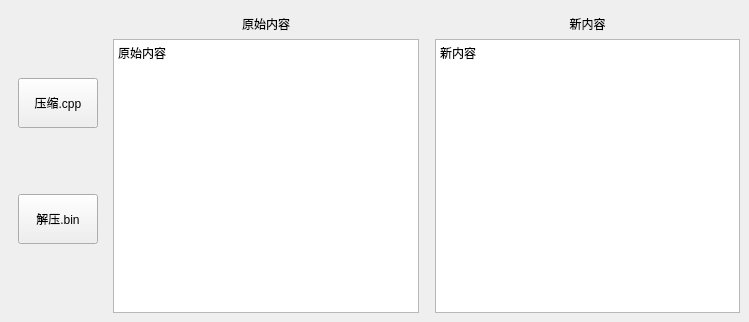
<?xml version="1.0" encoding="UTF-8"?>
<ui version="4.0">
 <class>MainWindow</class>
 <widget class="QMainWindow" name="MainWindow">
  <property name="geometry">
   <rect>
    <x>0</x>
    <y>0</y>
    <width>749</width>
    <height>322</height>
   </rect>
  </property>
  <property name="minimumSize">
   <size>
    <width>150</width>
    <height>0</height>
   </size>
  </property>
  <property name="windowTitle">
   <string>MainWindow</string>
  </property>
  <widget class="QWidget" name="centralwidget">
   <layout class="QHBoxLayout" name="horizontalLayout_2">
    <item>
     <widget class="QWidget" name="widget" native="true">
      <layout class="QVBoxLayout" name="verticalLayout">
       <item>
        <widget class="QPushButton" name="compressBtn">
         <property name="maximumSize">
          <size>
           <width>9999</width>
           <height>50</height>
          </size>
         </property>
         <property name="text">
          <string>压缩.cpp</string>
         </property>
        </widget>
       </item>
       <item>
        <widget class="QPushButton" name="decompressBtn">
         <property name="minimumSize">
          <size>
           <width>0</width>
           <height>20</height>
          </size>
         </property>
         <property name="maximumSize">
          <size>
           <width>9999</width>
           <height>50</height>
          </size>
         </property>
         <property name="text">
          <string>解压.bin</string>
         </property>
         <property name="iconSize">
          <size>
           <width>20</width>
           <height>20</height>
          </size>
         </property>
        </widget>
       </item>
      </layout>
     </widget>
    </item>
    <item>
     <widget class="QWidget" name="widget_2" native="true">
      <layout class="QVBoxLayout" name="verticalLayout_2">
       <property name="spacing">
        <number>0</number>
       </property>
       <property name="leftMargin">
        <number>0</number>
       </property>
       <property name="topMargin">
        <number>0</number>
       </property>
       <property name="rightMargin">
        <number>0</number>
       </property>
       <property name="bottomMargin">
        <number>0</number>
       </property>
       <item>
        <widget class="QLabel" name="label">
         <property name="minimumSize">
          <size>
           <width>0</width>
           <height>0</height>
          </size>
         </property>
         <property name="maximumSize">
          <size>
           <width>16777215</width>
           <height>30</height>
          </size>
         </property>
         <property name="text">
          <string>原始内容</string>
         </property>
         <property name="alignment">
          <set>Qt::AlignCenter</set>
         </property>
        </widget>
       </item>
       <item>
        <widget class="QTextBrowser" name="label1">
         <property name="sizePolicy">
          <sizepolicy hsizetype="Expanding" vsizetype="Minimum">
           <horstretch>0</horstretch>
           <verstretch>0</verstretch>
          </sizepolicy>
         </property>
         <property name="minimumSize">
          <size>
           <width>150</width>
           <height>0</height>
          </size>
         </property>
         <property name="html">
          <string>&lt;!DOCTYPE HTML PUBLIC &quot;-//W3C//DTD HTML 4.0//EN&quot; &quot;http://www.w3.org/TR/REC-html40/strict.dtd&quot;&gt;
&lt;html&gt;&lt;head&gt;&lt;meta name=&quot;qrichtext&quot; content=&quot;1&quot; /&gt;&lt;style type=&quot;text/css&quot;&gt;
p, li { white-space: pre-wrap; }
&lt;/style&gt;&lt;/head&gt;&lt;body style=&quot; font-family:'SimSun'; font-size:9pt; font-weight:400; font-style:normal;&quot;&gt;
&lt;p style=&quot; margin-top:0px; margin-bottom:0px; margin-left:0px; margin-right:0px; -qt-block-indent:0; text-indent:0px;&quot;&gt;原始内容&lt;/p&gt;&lt;/body&gt;&lt;/html&gt;</string>
         </property>
        </widget>
       </item>
      </layout>
     </widget>
    </item>
    <item>
     <spacer name="right">
      <property name="orientation">
       <enum>Qt::Horizontal</enum>
      </property>
      <property name="sizeType">
       <enum>QSizePolicy::Minimum</enum>
      </property>
      <property name="sizeHint" stdset="0">
       <size>
        <width>10</width>
        <height>20</height>
       </size>
      </property>
     </spacer>
    </item>
    <item>
     <widget class="QWidget" name="widget_3" native="true">
      <layout class="QVBoxLayout" name="verticalLayout_3">
       <property name="spacing">
        <number>0</number>
       </property>
       <property name="leftMargin">
        <number>0</number>
       </property>
       <property name="topMargin">
        <number>0</number>
       </property>
       <property name="rightMargin">
        <number>0</number>
       </property>
       <property name="bottomMargin">
        <number>0</number>
       </property>
       <item>
        <widget class="QLabel" name="label_2">
         <property name="minimumSize">
          <size>
           <width>0</width>
           <height>0</height>
          </size>
         </property>
         <property name="maximumSize">
          <size>
           <width>16777215</width>
           <height>30</height>
          </size>
         </property>
         <property name="text">
          <string>新内容</string>
         </property>
         <property name="alignment">
          <set>Qt::AlignCenter</set>
         </property>
        </widget>
       </item>
       <item>
        <widget class="QTextBrowser" name="label2">
         <property name="sizePolicy">
          <sizepolicy hsizetype="Expanding" vsizetype="Minimum">
           <horstretch>0</horstretch>
           <verstretch>0</verstretch>
          </sizepolicy>
         </property>
         <property name="minimumSize">
          <size>
           <width>150</width>
           <height>0</height>
          </size>
         </property>
         <property name="html">
          <string>&lt;!DOCTYPE HTML PUBLIC &quot;-//W3C//DTD HTML 4.0//EN&quot; &quot;http://www.w3.org/TR/REC-html40/strict.dtd&quot;&gt;
&lt;html&gt;&lt;head&gt;&lt;meta name=&quot;qrichtext&quot; content=&quot;1&quot; /&gt;&lt;style type=&quot;text/css&quot;&gt;
p, li { white-space: pre-wrap; }
&lt;/style&gt;&lt;/head&gt;&lt;body style=&quot; font-family:'SimSun'; font-size:9pt; font-weight:400; font-style:normal;&quot;&gt;
&lt;p style=&quot; margin-top:0px; margin-bottom:0px; margin-left:0px; margin-right:0px; -qt-block-indent:0; text-indent:0px;&quot;&gt;新内容&lt;/p&gt;&lt;/body&gt;&lt;/html&gt;</string>
         </property>
        </widget>
       </item>
      </layout>
     </widget>
    </item>
   </layout>
  </widget>
 </widget>
 <resources/>
 <connections/>
</ui>
